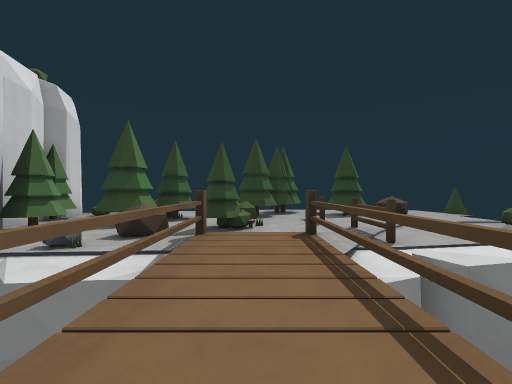
View 1 (above)

24 first-person views from a walk through a Godot game level. The camera is 1.4 m above the floor, looks level and sees 90° across. The floor is counted in squares, 2 m on a side. Each view is taken from the middle of a square. On the plan, view 1 faces up. The plan holds only what a view shows up to about 9 squares ahead; the rest is blank. The place goes on beyond the plan. Surface patterns are stand-ins for the level's own textures.

View 2
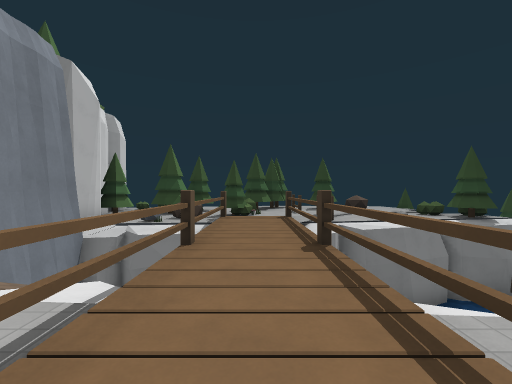

View 3
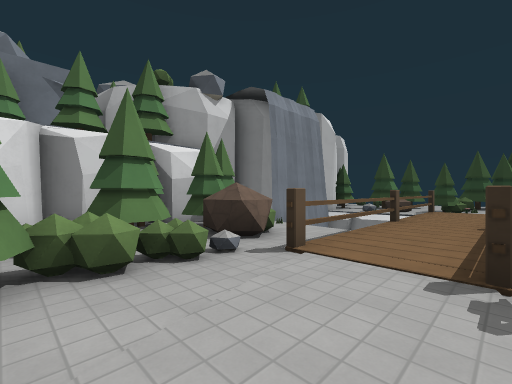

View 4
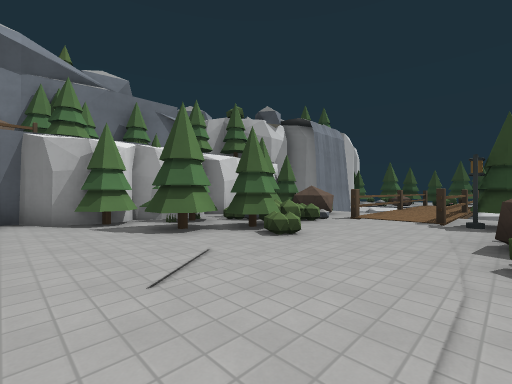

View 5
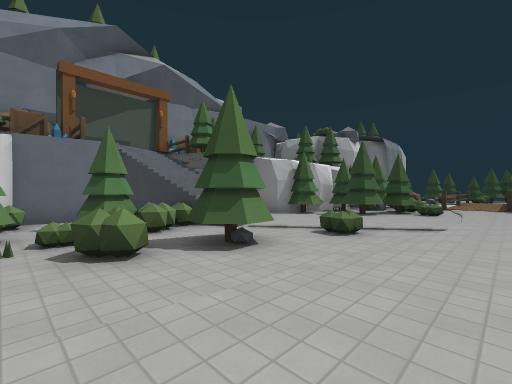

View 6
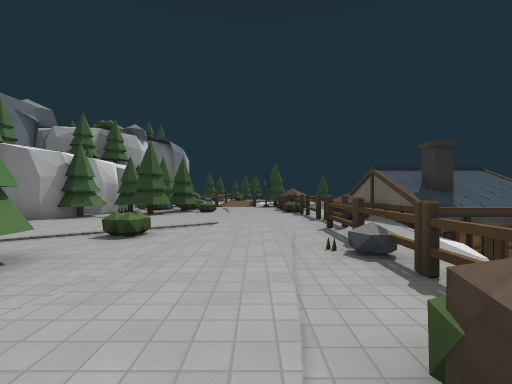

View 7
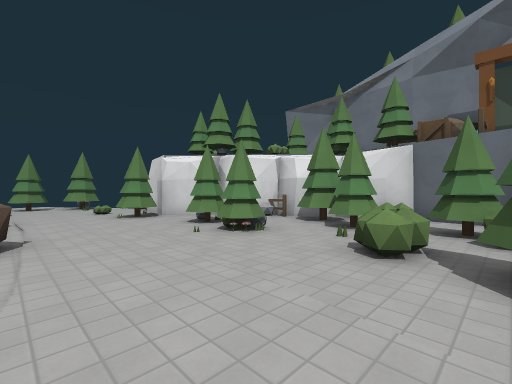

View 8
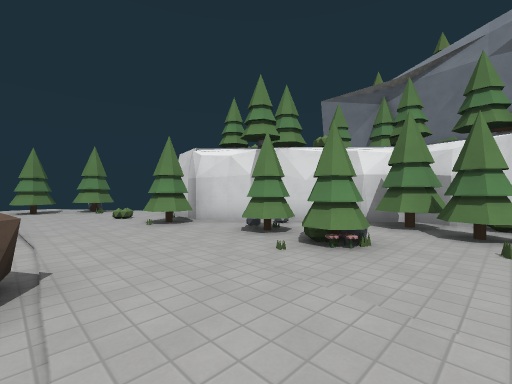

View 9
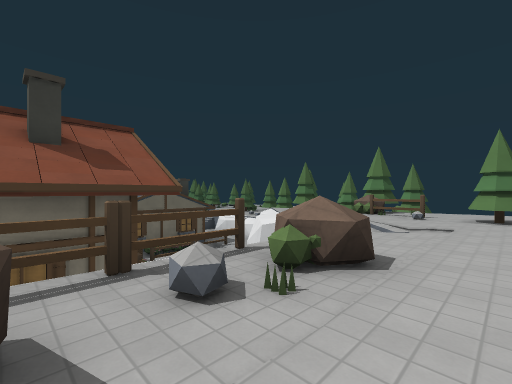

View 10
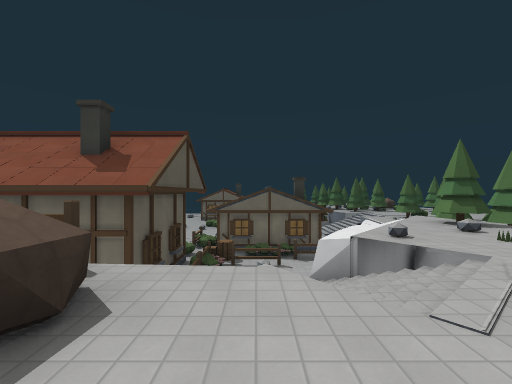

View 11
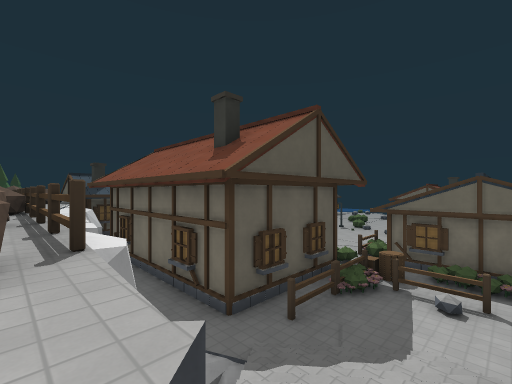

View 12
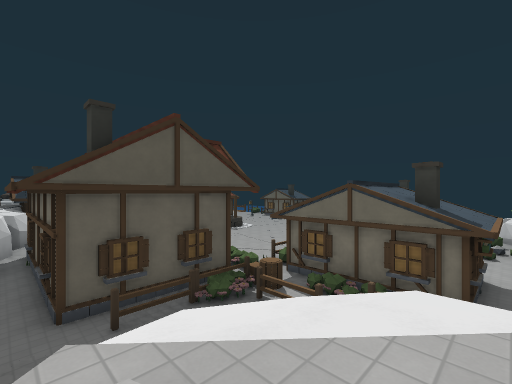

View 13
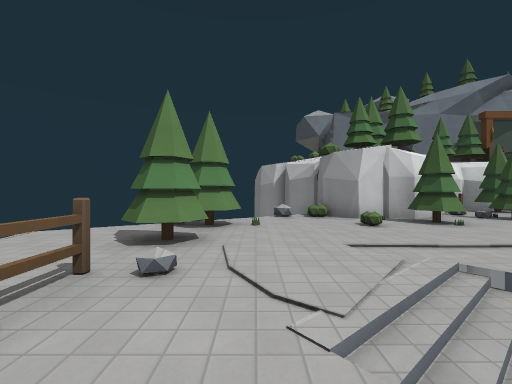

View 14
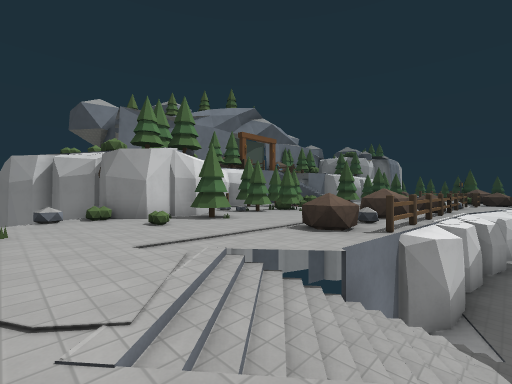

View 15
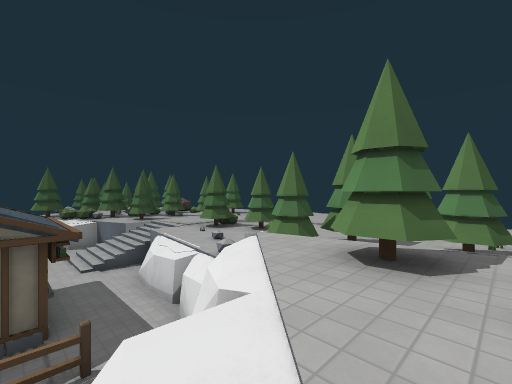

View 16
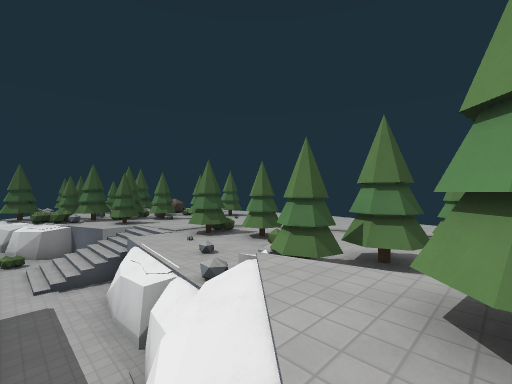

View 17
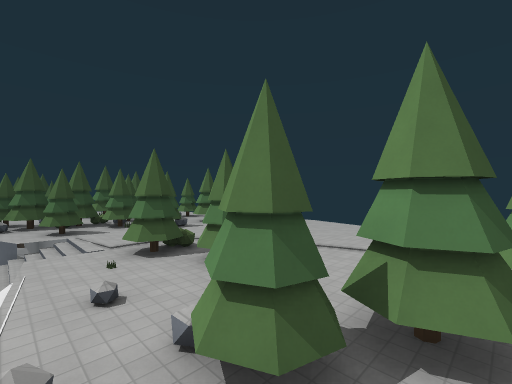

View 18
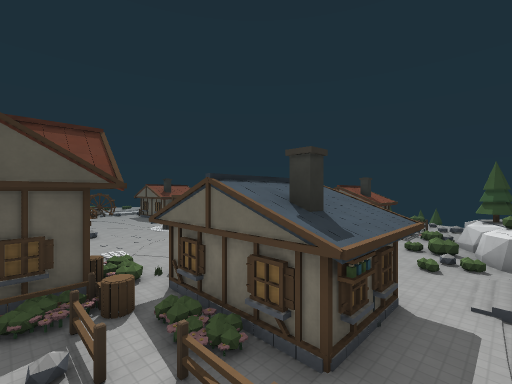

View 19
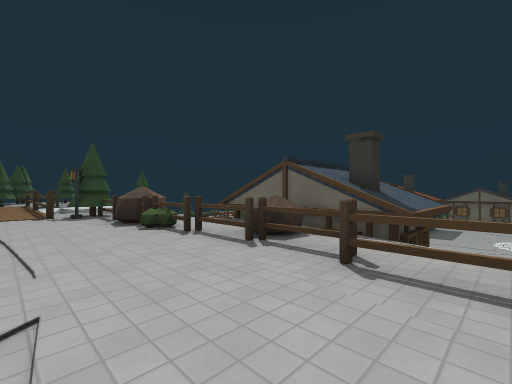

View 20
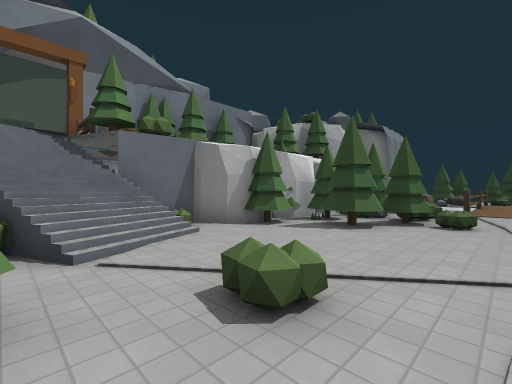

View 21
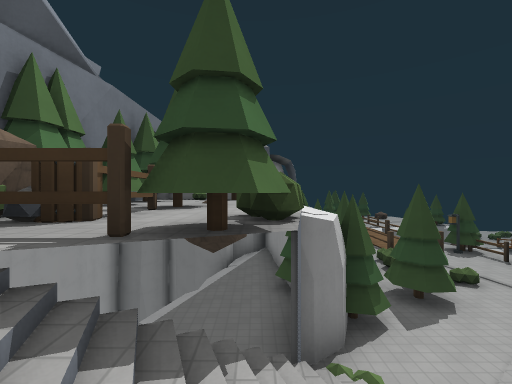

View 22
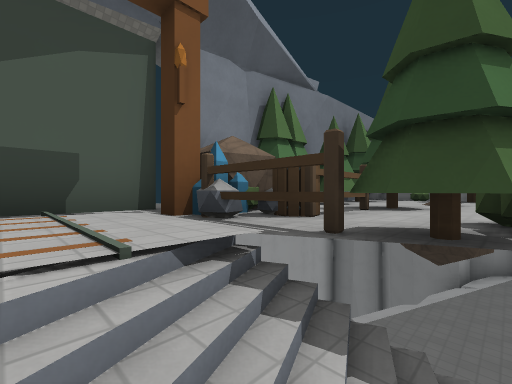

View 23
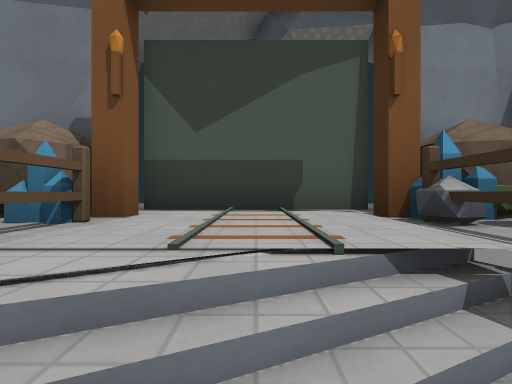

View 24
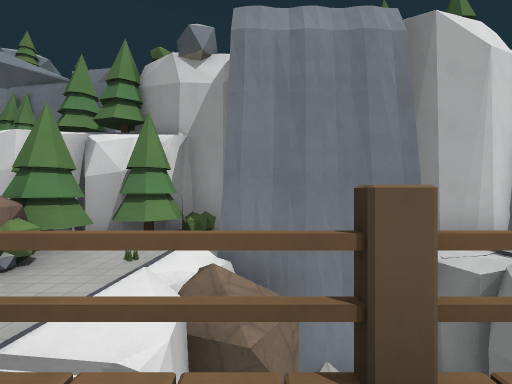

### Floor plan
Key: @ floor where view 1 was taken; # wall or solid block; x gap in a wall; . main floor; - floor 0.25 m lower than the main floor; _ floor 1 m lower than the main floor; < floor 3 m lower than the main floor; : floor 4 m higher than the main floor; / step, stairs or slope; = window, fence, low wall or low ledge; ≈ water the walk keeps out of; ^ raised ledge; v drop or lower ground; T pine tree; B boulder; F fence; L lantern; C crystal; R crate; K rock; H house; A barrel; O other object.
Columns run from 10 left of view 1 to 19 right of it. Each row starts with its distance up from view 1.
  9     #     TT #BB.T
  8     #/    T..# B//
  7     ## TT..O.. ./
  6      #TTT ^O.. .//
  5      ##TB###F. .##
  4      ## B#.#F.//#
  3       ##-#.#≈≈≈≈≈
  2       #≈≈#.#
  1       #  v.#
  0       #  v@v
 -1      ###-#.vv
 -2    ####==#.#
 -3  ###v##BB#.LL
 -4  #vvv###....F
 -5    vv###^...OB
 -6    vv###T...OBH
 -7   vKv###TT..FFHH
 -8  TTvv##TT....FHH H
 -9  T#vv##......FBHHH
-10 #TAF//.......FHH H
-11 #CAFv#/......FH#
-12 #:://///.^..FF
-13 #::///^.#...FF
-14 #:::##^.#...FF##
-15 # CR##..^...BF##
-16 KKOO^TT#....BO##
-17 #  ##T.......#<#   <<
-18    #TT.##..BFF<#   <<<
-19    =#O.##..BFF<#  #=<<
-20     ####....F#<#  #A<<
-21      ##.....FF<<F##O#O
-22       ###..BB =/<<AO#
-23       ##.....///<<F=#
-24     ####....///#<<<##     <<
-25      v//....////#<F<#O#<<<<<^
-26        /.T...././/<<<<<<<<##x#
-27         TT#.F.//./#/<<<///<//#
-28         T....FB##.=#//#///=_=#
-29          ....# #= TT/__///#_##
-30           //   ##TTT/_#_____#
-31                 #TT_###___###

Positions as (right, up) in squares from view 1, and headings:
1: (0, 0), facing up
2: (0, -3), facing up
3: (1, -6), facing up-left
4: (2, -10), facing up-left
5: (1, -16), facing up-left
6: (1, -16), facing up
7: (1, -14), facing down-left
8: (1, -16), facing down-left
9: (0, -19), facing down-right
10: (0, -23), facing right
11: (2, -24), facing up-right
12: (4, -26), facing up-right
13: (4, -26), facing left
14: (4, -26), facing up-left
15: (5, -25), facing down-right
16: (6, -26), facing down-right
17: (7, -28), facing down-right
18: (7, -27), facing up-right
19: (0, -12), facing up-right
20: (0, -13), facing up-left
21: (-6, -13), facing up
22: (-6, -13), facing up-left
23: (-6, -13), facing left
24: (0, 0), facing left
